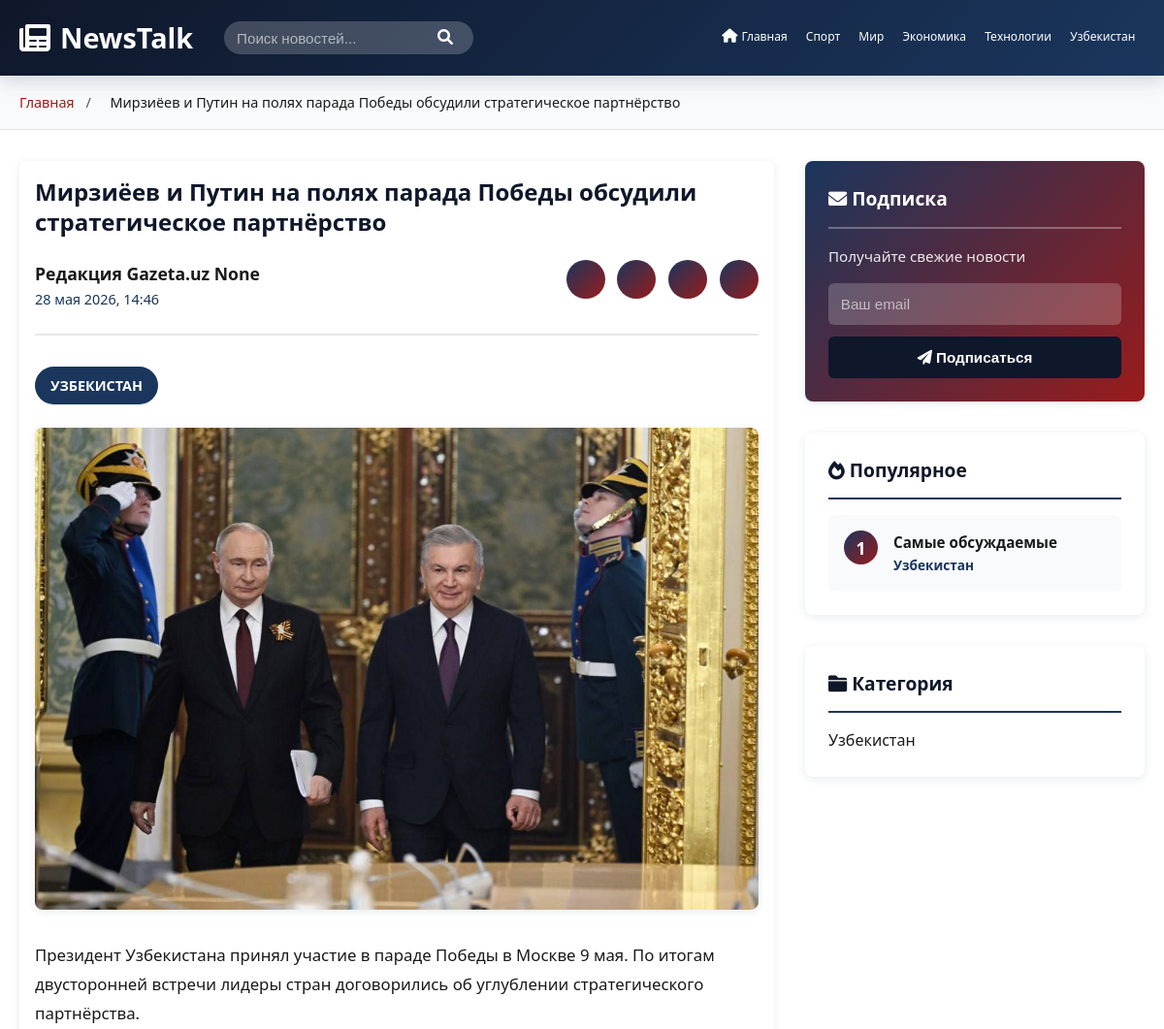
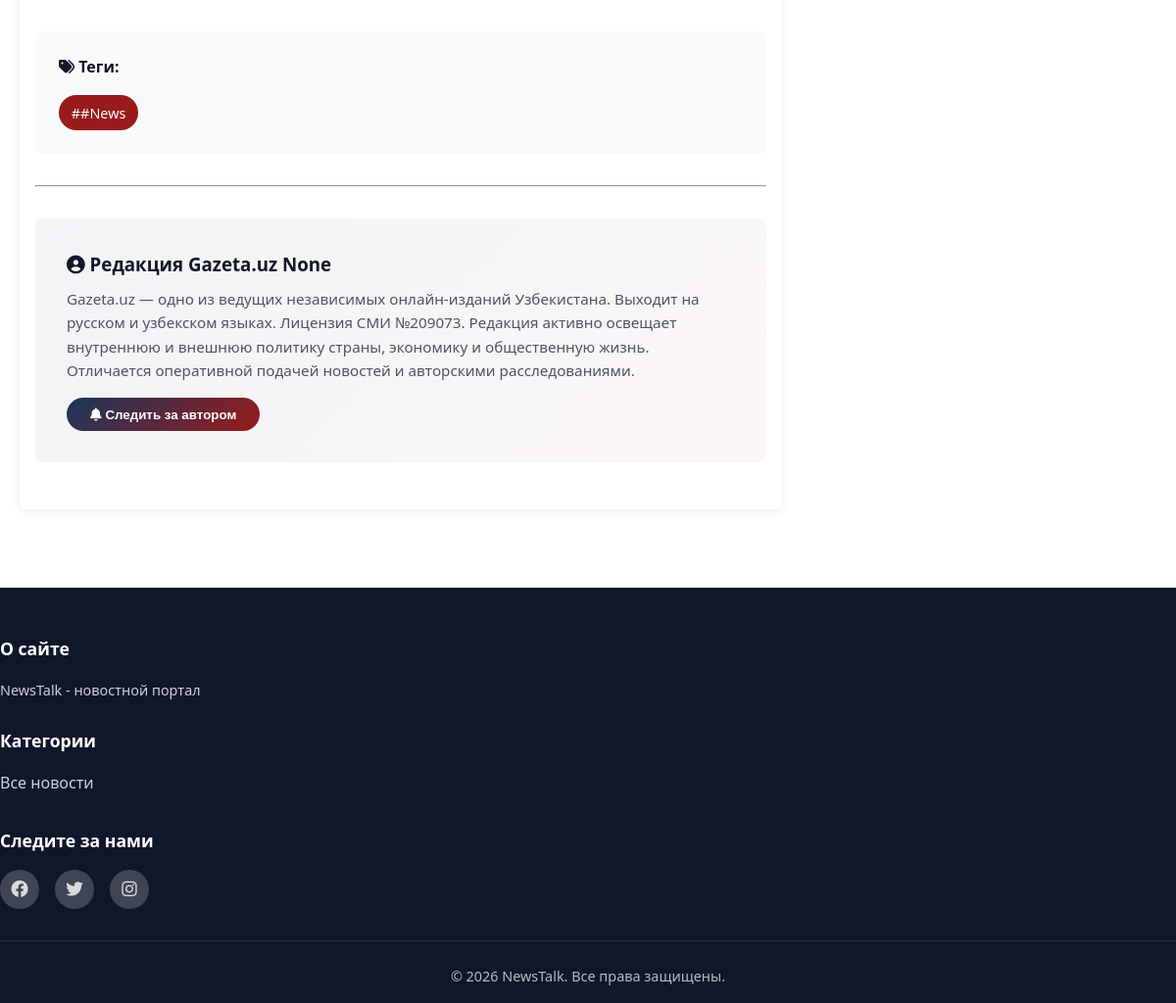
The page /product/mirzieev-i-putin-na-poliakh-parada-pobedy-obsudili-strategicheskoe-partnerstvo/ on the database its author committed (2 pictures, top to bottom).
### news_app/models.py (models this page shows, shortened)
class Category(models.Model):
    name = models.CharField(max_length=100)

class News(models.Model):
    title = models.CharField(max_length=200, verbose_name='Title')
    content = models.TextField()
    image = models.ImageField(null=True, blank=True)
    author = models.ForeignKey(Author, on_delete=models.SET_NULL, null=True)
    category = models.ForeignKey(Category, on_delete=models.CASCADE)
    tags = models.ManyToManyField(Tags)
    created_at = models.DateTimeField(default=timezone.now)
    is_published = models.BooleanField(default=True, verbose_name='Published')
    slug = models.SlugField(max_length=200, unique=True, blank=True, default='')
    class Meta:
        verbose_name = 'Новость'
        verbose_name_plural = 'Новости'
        permissions = [
            ('publish_news', 'Может публиковать новости'),
        ]

class Author(models.Model):
    name = models.CharField(max_length=100)
    surname = models.CharField(max_length=100,null=True, blank=True)
    bio = models.TextField()
    image = models.ImageField(null=True, blank=True)

class Tags(models.Model):
    tag = models.CharField(max_length=100, null=True, blank=True)

### news_app/views.py (the view)
# urls.py: path('product/<slug:slug>/', views.product_detail, name='product_detail'),
def product_detail(request, slug):
    news = get_object_or_404(News, slug=slug)
    categories = Category.objects.all()
    return render(request, 'product_detail.html', {'news': news, 'categories': categories})

### templates/product_detail.html (shortened to what this page needs)
{% load static %}
<!DOCTYPE html>
<html lang="ru">
<head>
    <link rel="stylesheet" href="{% static 'css/main.css' %}">
    <link rel="stylesheet" href="https://cdnjs.cloudflare.com/ajax/libs/font-awesome/6.0.0/css/all.min.css">
</head>
<body>
    <nav class="navbar">
        <div class="navbar-container">
            <div class="navbar-logo">
                <i class="fas fa-newspaper"></i>
                <span>NewsTalk</span>
            </div>
            <div class="nav-search">
                <input type="text" placeholder="Поиск новостей...">
                <button><i class="fas fa-search"></i></button>
            </div>
            <ul class="nav-menu" id="navMenu">
                <li><a href="/" class="nav-link"><i class="fas fa-home"></i> Главная</a></li>
                {% for category in categories %}
                <li><a href="{% url 'category_news' category.id %}" class="nav-link">{{ category.name }}</a></li>
                {% endfor %}
            </ul>
        </div>
    </nav>
    <div class="breadcrumb">
        <div class="container">
            <a href="/">Главная</a>
            <span>/</span>
            <span class="current">{{ news.title }}</span>
        </div>
    </div>
    <div class="container">
        <div class="article-container">
            <article class="article-detail">
                <h1 class="article-title">{{ news.title }}</h1>
                <div class="article-header">
                    <div class="author-info">
                        <div>
                            <p class="author-name-detail"> {{ news.author.name }} {{ news.author.surname }}</p>
                            <p class="article-date"> {{ news.created_at|date:"d E Y, H:i" }}</p>
                        </div>
                    </div>
                    <div class="share-buttons">
                        <a href="#" class="share-btn" title="Facebook"></a>
                        <a href="#" class="share-btn" title="Twitter"></a>
                        <a href="#" class="share-btn" title="WhatsApp"></a>
                        <button class="share-btn copy-link" title="Скопировать ссылку"></button>
                    </div>
                </div>
                <div class="article-category">
                    <span class="badge">{{ news.category.name }}</span>
                </div>
                <div class="article-image">
                    {% if news.image %}
                    <img src="{{ news.image.url }}" alt="{{ news.title }}">
                    {% else %}
                    <img src="{% static 'media/images.jfif' %}" alt="{{ news.title }}">
                    {% endif %}
                </div>
                <div class="article-content">
                    <p>{{ news.content }}</p>
                </div>
                {% if news.tags.all %}
                <div class="article-tags">
                    <h4><i class="fas fa-tags"></i> Теги:</h4>
                    <div class="tags-list">
                        {% for tag in news.tags.all %}
                        <a href="#" class="tag">#{{ tag.tag }}</a>
                        {% endfor %}
                    </div>
                </div>
                {% endif %}
                <hr>
                <div class="author-section">
                    <div class="author-box">
                        <div class="author-details">
                            <h3><i class="fas fa-user-circle"></i> {{ news.author.name }} {{ news.author.surname }}</h3>
                            <p>{{ news.author.bio }}</p>
                            <button class="follow-btn"><i class="fas fa-bell"></i> Следить за автором</button>
                        </div>
                    </div>
                </div>
            </article>
            <aside class="sidebar">
                <div class="sidebar-widget newsletter-widget">
                    <h3 class="widget-title"><i class="fas fa-envelope"></i> Подписка</h3>
                    <p>Получайте свежие новости</p>
                    <form class="newsletter-form">
                        <input type="email" placeholder="Ваш email" required>
                        <button type="submit"><i class="fas fa-paper-plane"></i> Подписаться</button>
                    </form>
                </div>
                <div class="sidebar-widget">
                    <h3 class="widget-title"><i class="fas fa-fire"></i> Популярное</h3>
                    <div class="popular-items">
                        <div class="popular-item">
                            <span class="badge-number">1</span>
                            <div>
                                <h4>Самые обсуждаемые</h4>
                                <p class="popular-category">{{ news.category.name }}</p>
                            </div>
                        </div>
                    </div>
                </div>
                <div class="sidebar-widget">
                    <h3 class="widget-title"><i class="fas fa-folder"></i> Категория</h3>
                    <div class="category-info">
                        <p>{{ news.category.name }}</p>
                    </div>
                </div>
            </aside>
        </div>
    </div>
    <footer class="footer">
        <div class="footer-content">
            <div class="footer-column">
                <h4>О сайте</h4>
                <p>NewsTalk - новостной портал</p>
            </div>
            <div class="footer-column">
                <h4>Категории</h4>
                <ul>
                    <li><a href="#">Все новости</a></li>
                </ul>
            </div>
            <div class="footer-column">
                <h4>Следите за нами</h4>
                <div class="social-icons">
                    <a href="#" class="social-icon"><i class="fab fa-facebook"></i></a>
                    <a href="#" class="social-icon"><i class="fab fa-twitter"></i></a>
                    <a href="#" class="social-icon"><i class="fab fa-instagram"></i></a>
                </div>
            </div>
        </div>
        <div class="footer-bottom">
            <p>&copy; 2026 NewsTalk. Все права защищены.</p>
        </div>
    </footer>
</body>
</html>

### rows shown on the page
Category: name "Спорт"
Category: name "Мир"
Category: name "Экономика"
Category: name "Технологии"
Category: name "Узбекистан"
News: title "Мирзиёев и Путин на полях парада Победы обсудили стратегическое партнёрство", author.name "Редакция Gazeta.uz", author.surname "None", created_at "28 мая 2026, 14:46", category.name "УЗБЕКИСТАН", image (picture), content "Президент Узбекистана принял участие в параде Победы в Москве 9 мая. По итогам двусторонней встречи лидеры стран договорились об углублении стратегического партнёрства.", author.bio "Gazeta.uz — одно из ведущих независимых онлайн-изданий Узбекистана. Выходит на русском и узбекском языках. Лицензия СМИ №209073. Редакция активно освещает внутреннюю и внешнюю политику страны, экономику и общественную жизнь. Отличается оперативной подачей новостей и авторскими расследованиями.", category.name "Узбекистан"
Tags: tag "#News"
